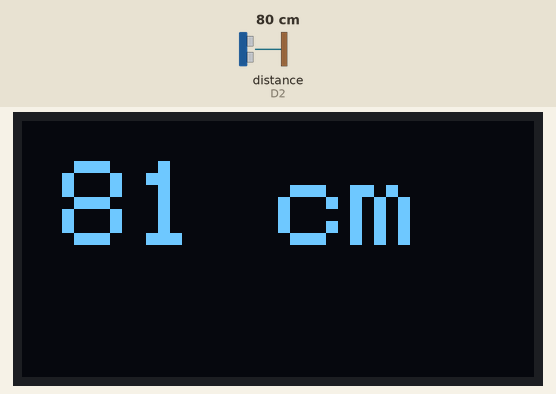
Simulated run of this sketch. Board: ESP8266 (NodeMCU). Shown: 128×64 one-colour display. Inputs (shaded band) come from the test bench; at power-on: distance to the obstacle (sensor on D2) 80 cm. The echo pulse lasts 58.3 µs per cm; the display library's start-up logo is not drawn; what the sketch prints to the serial monitor is not drawn.

Above: at 3.2 s.
3.3 s: distance to the obstacle (sensor on D2) set to 2 cm
At 4.1 s:
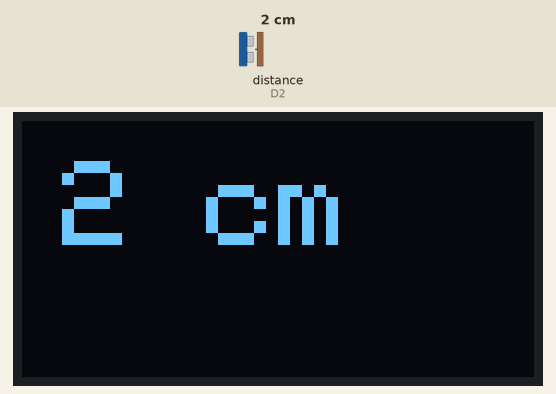
5.1 s: distance to the obstacle (sensor on D2) set to 4 cm
At 5.8 s:
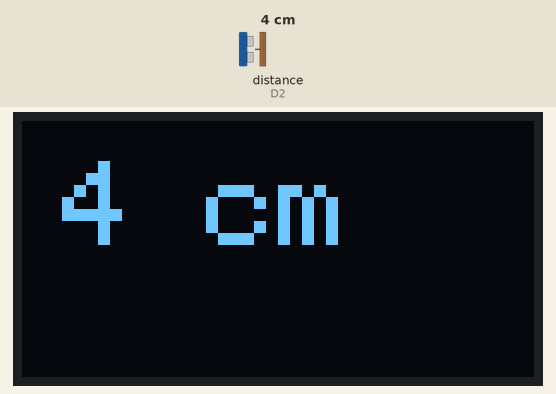
6.7 s: distance to the obstacle (sensor on D2) set to 9 cm
At 7.5 s:
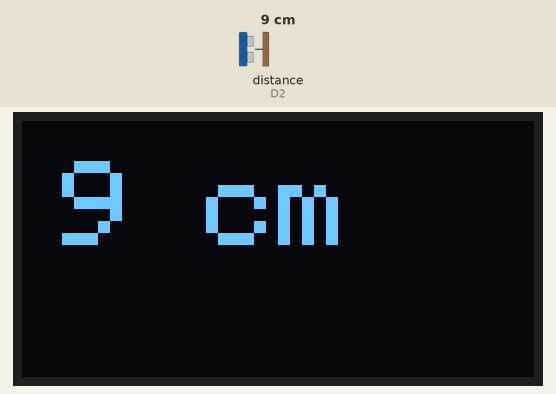
Timing chart, 0 to 9.7 s (numbered marks = the images above; inputs shaded):
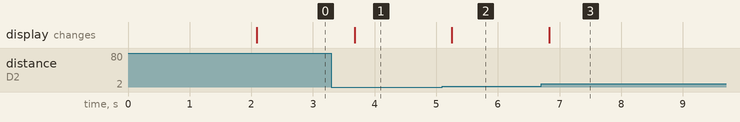

The sketch:

distance_measurement.ino
```cpp
#include <ESP8266WiFi.h>
#include <Wire.h>
#include <Adafruit_SSD1306.h>
#include <NewPing.h>

// Definice pinu pro ultrazvukový senzor
#define TRIGGER_PIN  D1  // Pin pro Trigger (změněno na D1)
#define ECHO_PIN     D2  // Pin pro Echo (změněno na D2)
#define MAX_DISTANCE 400 // Maximální měřitelná vzdálenost v cm

// Inicializace objektu pro ultrazvukový senzor
NewPing sonar(TRIGGER_PIN, ECHO_PIN, MAX_DISTANCE);

// Inicializace OLED displeje
#define SCREEN_WIDTH 128 // Šířka displeje
#define SCREEN_HEIGHT 64 // Výška displeje
#define OLED_RESET    -1 // Pokud používáte reset pin, nastavte jej, jinak -1
Adafruit_SSD1306 display(SCREEN_WIDTH, SCREEN_HEIGHT, &Wire, OLED_RESET);

void setup() {
  // Nastavení sériové komunikace
  Serial.begin(115200);

  // Inicializace displeje
  Wire.begin(D6, D5); // Zde definujeme piny pro SDA a SCL (D6 a D5)

  // I2C adresa displeje - 0x3C je běžná pro mnoho OLED displejů
  if (!display.begin(SSD1306_SWITCHCAPVCC, 0x3C)) {
    Serial.println(F("OLED displej nenalezen!"));
    while (true); // Zastaví program, pokud displej není nalezen
  }

  display.display();
  delay(2000);  // Pauza na zobrazení startovací obrazovky

  // Vymazání displeje
  display.clearDisplay();
}

void loop() {
  // Měření vzdálenosti
  unsigned int distance = sonar.ping_cm();

  // Zobrazení vzdálenosti na sériovém monitoru
  Serial.print("Vzdálenost: ");
  Serial.print(distance);
  Serial.println(" cm");

  // Zobrazení pouze čísla a cm na OLED displeji
  display.clearDisplay();  // Vyčistí displej
  display.setTextSize(3);  // Nastaví velikost textu na 3 (větší text)
  display.setTextColor(SSD1306_WHITE); // Nastaví barvu textu
  display.setCursor(10,10);  // Nastaví kurzor na pozici pro text
  display.print(distance);  // Zobrazí vzdálenost
  display.print(" cm");     // Zobrazí "cm"

  // Aktualizace displeje
  display.display();

  delay(500); // Pauza mezi měřeními
}
```

Measured:
- after the input at 3.3 s, the display: changes after 0.38 s (image 1)
- after the input at 5.1 s, the display: changes after 0.15 s (image 2)
- after the input at 6.7 s, the display: changes after 0.13 s (image 3)
